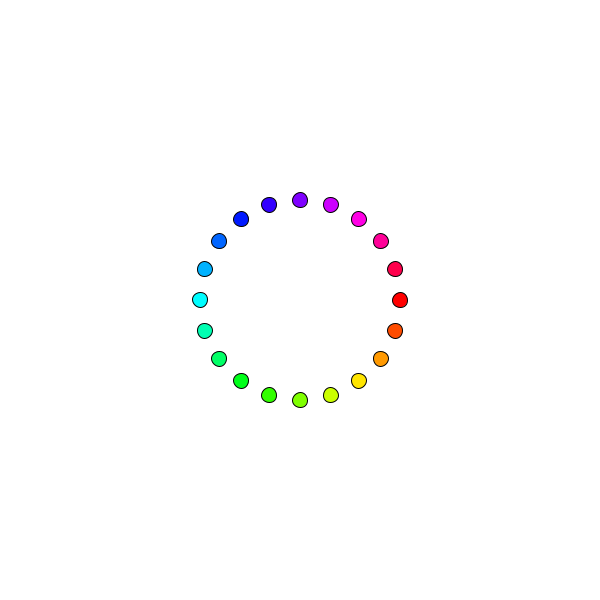
Frame 1 (no input)
Frame 60 (the mouse pressed at the canvas centre just before this capture): identical to frame 1, image omitted
Frame 120 (the mouse held since frame 60 and released just before this capture): identical to frame 1, image omitted

The Processing sketch that drew this single still picture (run headless with seeded random() and noise(); from frame 60 on, the mouse is pressed at the canvas centre):

// Processing sketch: trial
// ── trial.pde
//sin and cosine
//https://processing.org/reference/sin_.html
//https://processing.org/reference/cos_.html
//https://processing.org/reference/radians_.html
//https://processing.org/reference/degrees_.html

float circleSize = 15;
float radius = 100;
float center = 300;

void setup() {
    size(600, 600); 
    background(255); 
  
  //--- 1 ---
  //drawing a circlo using sin and cosine
  colorMode(HSB, 360, 255, 255);
  for(float i=0; i<PI*2; i+=PI/10){
    fill(degrees(i), 255, 255);
   	ellipse(cos(i)*radius+center, sin(i)*radius+center, circleSize, circleSize); 
  }
}

void draw() {
  //--- 2 ---
  //understanding how cosine and sine works
  /*
  float velocity = frameCount/50;
  float mySin = sin(velocity);
  float myCos = cos(velocity);
  colorMode(HSB, 360, 255, 255);
  fill(degrees(velocity)%360, 255, 255);
  stroke(255, 150);
  ellipse(velocity*10, mySin*radius+center, circleSize, circleSize);
  ellipse(myCos*radius+center, velocity*10, circleSize, circleSize);
  stroke(0, 150);
  ellipse(myCos*radius+center, mySin*radius+center, circleSize, circleSize);
  /**/
  
  
  //--- 3 ---
  //what happens when sin and cosine have different speed?
  /*
  colorMode(RGB, 255);
  float velocityX = frameCount/5;
  float velocityY = frameCount/3;
  fill(255, 255, 0);
  ellipse(cos(velocityX/10)*radius+center, sin(velocityY/10)*radius+center, circleSize, circleSize);
  /**/
}
